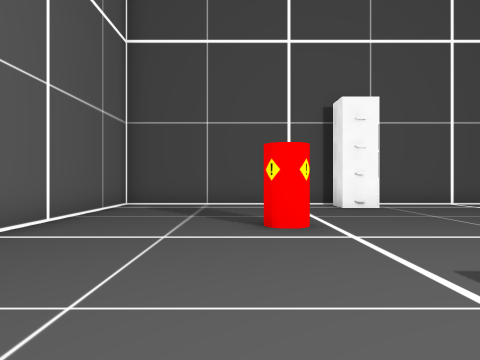
view 1 (above)

15 first-person views from a walk through a 3-D level made in the Unity game engine. The camera is 1.5 m above the floor, looks level and sees 70° across. The floor is counted in squares, 2 m on a side. Each view is taken from the middle of a square. On the plan, view 1 faces up. The plan holds only what a view shows up to about 11 squares ahead; the rest is blank. The place goes on beyond the plan. The player character is not drawn. Some animated figures are not drawn. Some surface patterns are stand-ins.

view 2
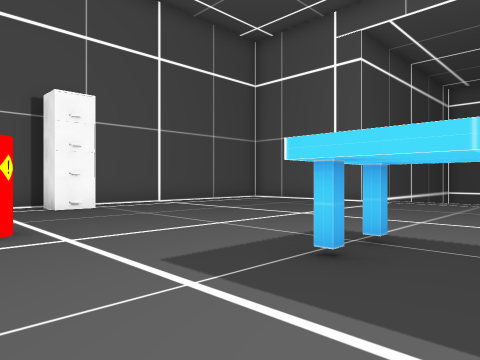

view 3
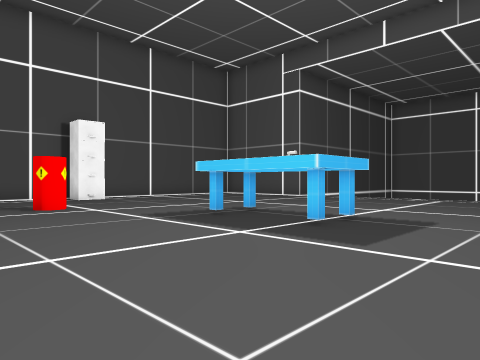

view 4
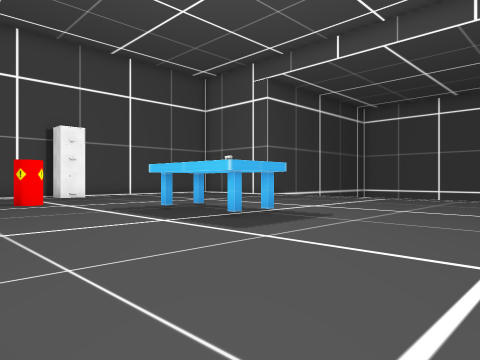

view 5
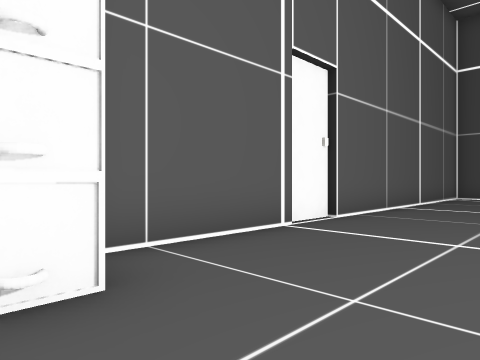

view 6
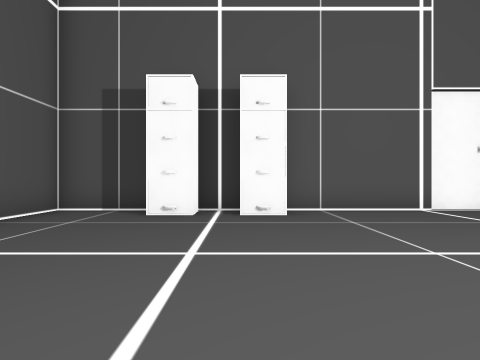

view 7
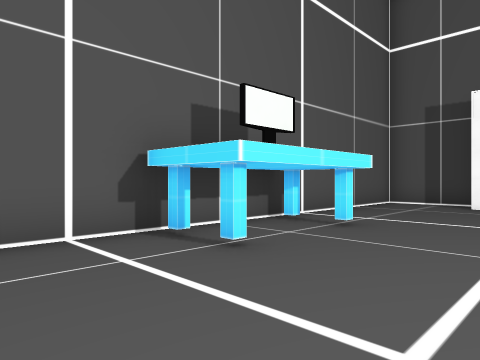

view 8
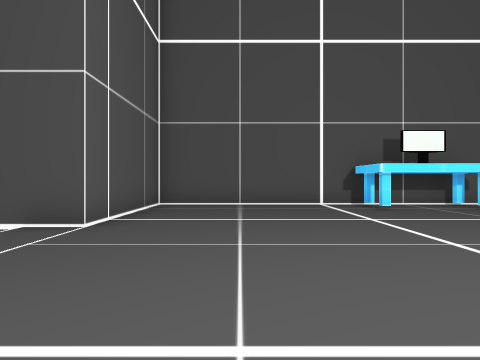

view 9
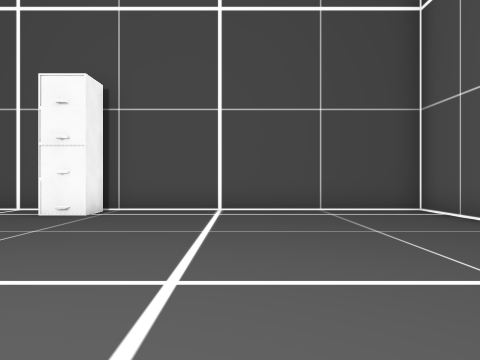

view 10
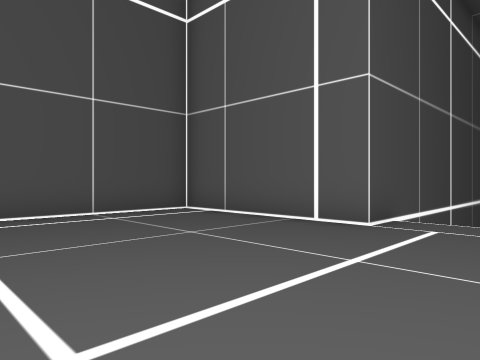

view 11
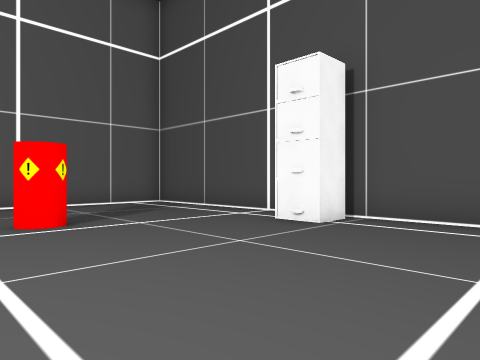

view 12
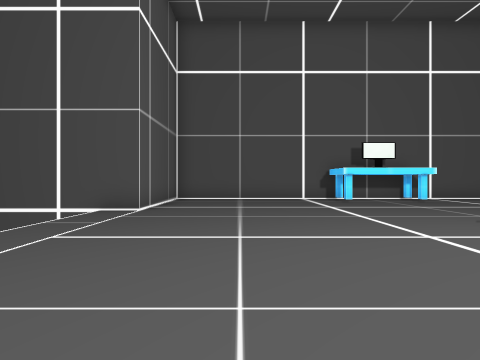

view 13
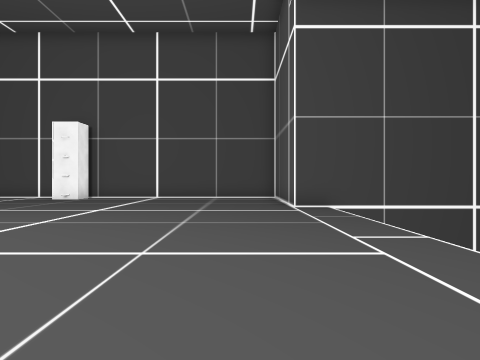

view 14
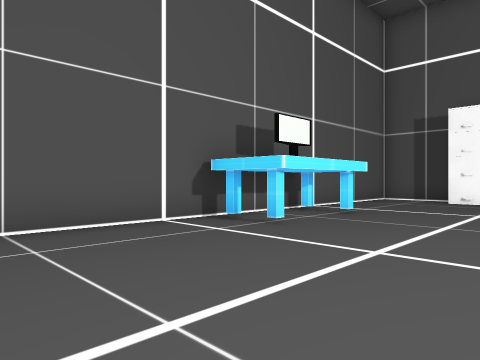

view 15
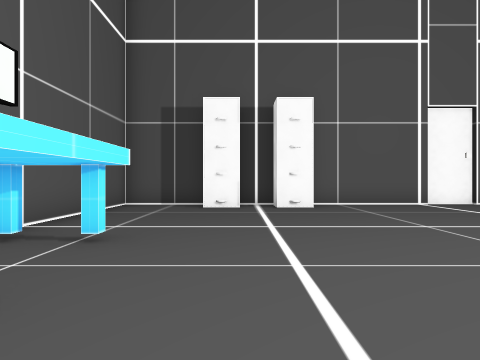

### Floor plan
Points are (right, up) in squares from view 1. A wall is a line through its corners. A room is listed if a view was taken in it or the views show most of it. See-through windows are left out.
Room 1 (views 1, 2, 3, 4, 5, 6, 7, 8, 9, 10, 11, 12, 13, 14, 15)
walls: (-3.5, -0.2) (-3.5, -9.5) (11.5, -9.5) (11.5, -4.5) (15, -4.5); (-3.7, 1.4) (-3.7, -0.1); (15.5, 5.5) (11.5, 5.5) (11.5, 10.5) (-3.5, 10.5) (-3.5, 1.2)
objects: other object (-3, -7); other object (-3, -5); barrel (1, 6); other object (3, 9)

Positions as (right, up) in squares from view 1, and headings:
1: (0, 0), facing up
2: (0, 0), facing up-right
3: (-2, -4), facing up-right
4: (-2, -6), facing up-right
5: (0, -5), facing up-left
6: (5, -5), facing left
7: (8, -5), facing down-left
8: (9, 1), facing down
9: (7, 2), facing up
10: (6, 3), facing up-right
11: (7, 4), facing up-left
12: (9, 4), facing down
13: (10, -4), facing up
14: (10, -4), facing down-left
15: (7, -6), facing left
